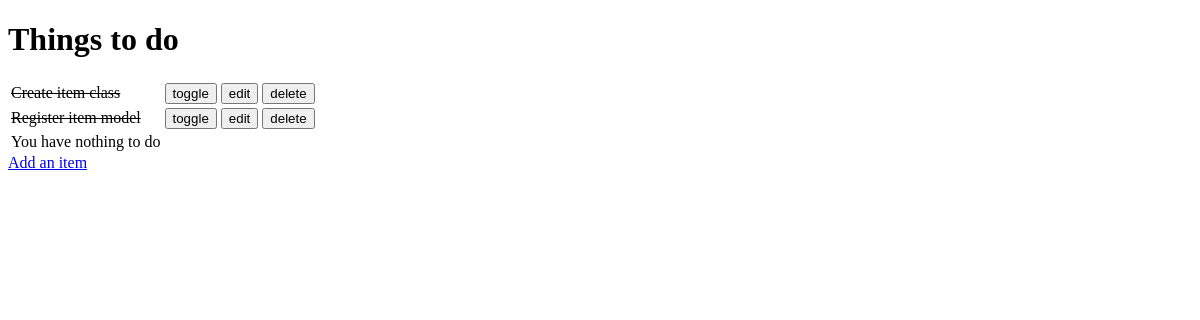
The app's page /, older data.
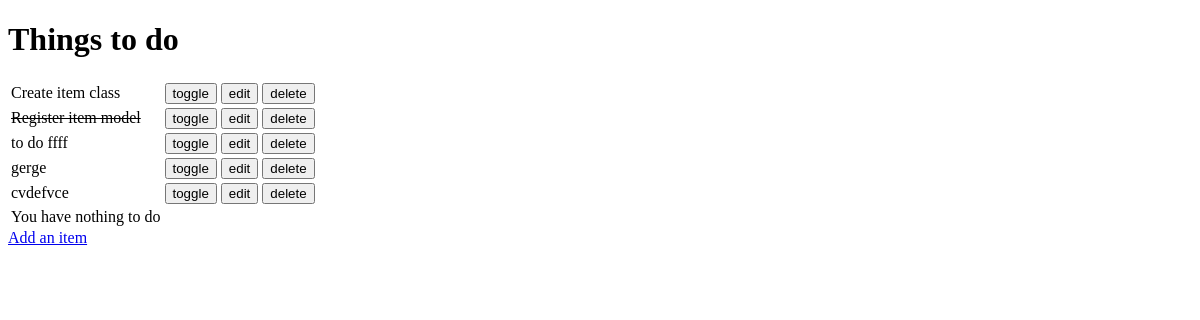
The same page, newer data.
### todo/models.py (models this page shows, shortened)
class Items(models.Model):
    name = models.CharField(max_length=50, null=False, blank=False)
    done = models.BooleanField(null=False, blank=False, default=False)

### todo/views.py (the view)
# urls.py: path('', get_todo_list, name='get_todo_list'),
def get_todo_list(request):
    items = Items.objects.all()
    context = {
        'items': items
    }
    return render(request, 'todo/todo_list.html', context)

### todo/templates/todo/todo_list.html (shortened to what this page needs)
<!DOCTYPE html>
<html lang="en">
<head>
</head>
<body>
    <h1>Things to do</h1>
    <table>
        {% for item in items %}
        <tr>
            {% if item.done %}
            <td><strike>{{item.name}}</strike></td>
            {% else %}
            <td>{{ item.name }}</td>
            {% endif %}
            <td>
                <a href="/toggle/{{ item.id }}">
                    <button>toggle</button>
                </a>
            </td>
            <td>
                <a href="/edit/{{ item.id }}">
                    <button>edit</button>
                </a>
            </td>
            <td>
                <a href="/delete/{{ item.id }}">
                    <button>delete</button>
                </a>
            </td>
        </tr>
        {% endfor %}
        <tr>
            <td>You have nothing to do</td>
        </tr>
    </table>
    <a href="/add"> Add an item</a>
</body>
</html>

Row changes from the older to the newer data that the page shows:
changed Items "Create item class": done True → False (drawn)
added Items: name "to do ffff"
added Items: name "gerge"
added Items: name "cvdefvce"
